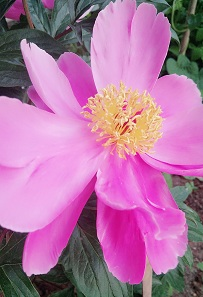
#> input picture chap49_图形检测/image/flower.png, 203 x 297 px
$ python 'demo01_使用Canny算法检测花朵边缘.py'
#> lines starting #> are read from the running program, lines starting #| are printed output that depends on the picture; after the words box and inside, x2 and y2 are one past the last pixel; in counts of white or black regions, pixels touching at a corner belong together
# coding:utf-8
import cv2

img=cv2.imread("../image/flower.png")   # 读取图片
#> img is the input picture: shape (297, 203, 3); mean B, G, R 160.5, 116.7, 176.7
r1=cv2.Canny(img,10,50)  # 使用不同阈值进行Canny边缘检测
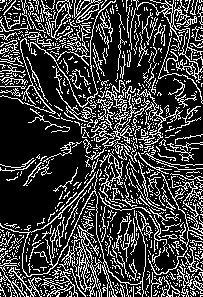
#> r1: shape (297, 203); 24.6% white in thin lines or dots
r2=cv2.Canny(img,100,200)
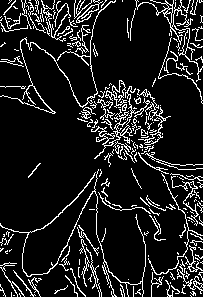
#> r2: shape (297, 203); 12.1% white in thin lines or dots
r3=cv2.Canny(img,400,600)
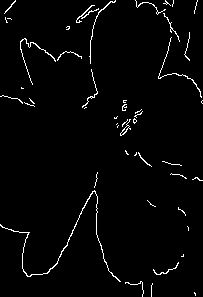
#> r3: shape (297, 203); 2.4% white in thin lines or dots
cv2.imshow("r1",r1)  # 显示Canny边缘检测的结果
cv2.imshow("r2",r2)
cv2.imshow("r3",r3)
cv2.imshow("img",img)  # 显示原图
cv2.waitKey()  # 等待按键
cv2.destroyAllWindows() # 关闭所有窗口
